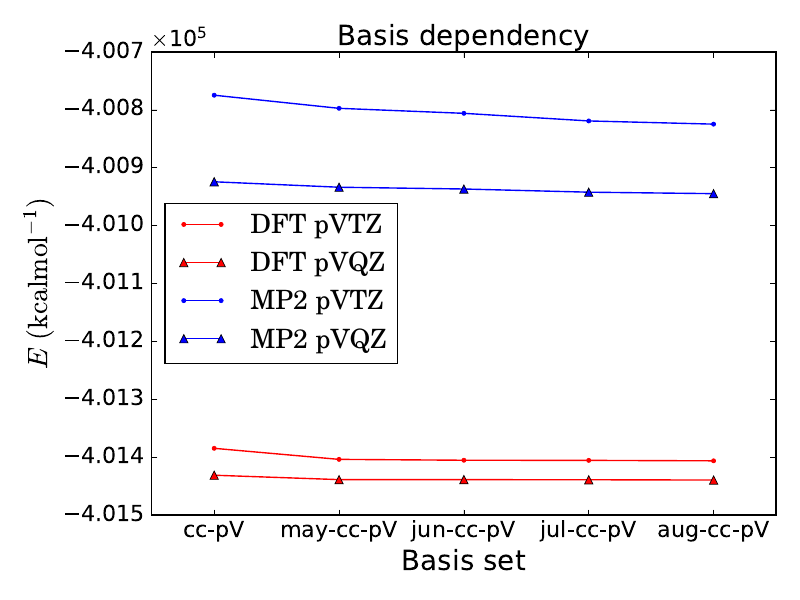

Recreate this plot in Python.
#!/opt/homebrew/bin/python3
import numpy as np
import matplotlib.pyplot as plt
from matplotlib import rc
import matplotlib.patches as mpatches
import matplotlib.ticker as ticker
#### Imprimir como antes
import matplotlib.style
import matplotlib as mpl 
mpl.style.use('classic')
axis_font = {'size':'20'}
from matplotlib import rcParams
rcParams.update({'font.size' : 16})
rcParams.update({'figure.autolayout' : True})

fig, ax = plt.subplots()
plt.rc('text', usetex=True)
plt.rc('font', family='serif')

x        = []
dft_tz   = []
dft_qz   = []
mp2_tz   = []
mp2_qz   = []

archivo = open('dimer_basis.dat', 'r')
for line in archivo:
    line = line.strip()
    columns = line.split()
    source = str(columns[0]), float(columns[1]), float(columns[2]), float(columns[3]), float(columns[4])
    x.append(str(columns[0]))
    dft_tz.append(float(columns[1]))
    dft_qz.append(float(columns[2]))
    mp2_tz.append(float(columns[3]))
    mp2_qz.append(float(columns[4]))
archivo.close()

ax.ticklabel_format(useMathText=True)
ax.ticklabel_format(style = 'sci', axis='y', scilimits=(0,0))
ax.get_yaxis().get_major_formatter().set_useOffset(False)
# names to integer number
x1 = np.arange(len(x))
# but having the number for the plot
plt.xticks(x1, x)

plt.plot(x1,dft_tz, color='red', marker='.', label=r'DFT pVTZ')
plt.plot(x1,dft_qz, color='red', marker='^', label=r'DFT pVQZ')
plt.plot(x1,mp2_tz, color='blue', marker='.', label=r'MP2 pVTZ')
plt.plot(x1,mp2_qz, color='blue', marker='^', label=r'MP2 pVQZ')

plt.xlim((-0.5, 4.5))
#plt.ylim((-0.4,-0.12))

plt.title('Basis dependency', **axis_font)
leg = plt.legend(loc='center left')
plt.xlabel('Basis set', **axis_font)
plt.ylabel(r'$E$ $\mathrm{(kcalmol^{-1})}$', **axis_font)

#plt.show()
plt.savefig('dimer_basis.pdf')

